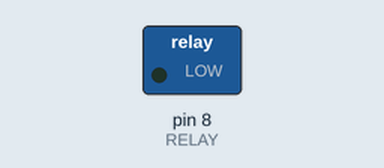
Simulated run of this sketch. Board: Arduino Uno, built with avr-gcc and run on an emulated ATmega328P. Shown: switched loads named in the sketch (green lamp = pin HIGH).

Above: at 1.5 s.
At 4.5 s:
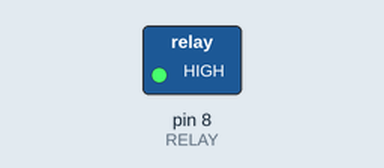
Timing chart, 0 to 7.8 s (numbered marks = the images above):
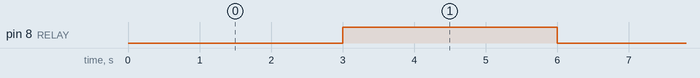

Measured:
- by itself, pin 8 (RELAY): alternates HIGH for 3.0 s and LOW for 3.0 s

The sketch:

ProejctKPtestAmpere.ino
```cpp
//#include <SPI.h>
//#include <MFRC522.h>

//#define SS_PIN 10
//#define RST_PIN 9
//#define LED_G 5 //define green LED pin
//#define LED_R 4 //define red LED
#define RELAY 8 //relay pin
//#define BUZZER 2 //buzzer pin
#define DENIED_DELAY 1000
//MFRC522 mfrc522(SS_PIN, RST_PIN);   // Create MFRC522 instance.

void setup()
{
  Serial.begin(9600);   // Initiate a serial communication
  //SPI.begin();          // Initiate  SPI bus
  //pinMode(LED_G, OUTPUT);  mfrc522.PCD_Init();   // Initiate MFRC522

  //pinMode(LED_R, OUTPUT);
  pinMode(RELAY, OUTPUT);
  //pinMode(13, OUTPUT);
  //pinMode(BUZZER, OUTPUT);
  //noTone(BUZZER);
  digitalWrite(RELAY, HIGH);
  //Serial.printl ACCESS_DELAY 2000
  //definen("Put your card to the reader...");
  //Serial.println();

}

void loop() {
  digitalWrite(RELAY, LOW);
  delay(3000);
  digitalWrite(RELAY, HIGH);
  delay(3000);
}
```
